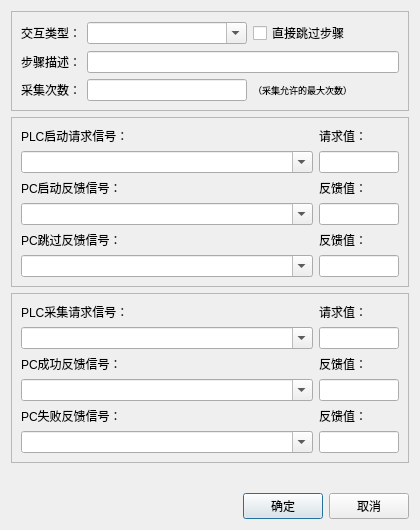
<?xml version="1.0" encoding="UTF-8"?>
<ui version="4.0">
 <class>DialogProcessStepData</class>
 <widget class="QDialog" name="DialogProcessStepData">
  <property name="geometry">
   <rect>
    <x>0</x>
    <y>0</y>
    <width>420</width>
    <height>530</height>
   </rect>
  </property>
  <property name="minimumSize">
   <size>
    <width>420</width>
    <height>530</height>
   </size>
  </property>
  <property name="windowTitle">
   <string>步骤参数</string>
  </property>
  <layout class="QVBoxLayout" name="verticalLayout">
   <item>
    <widget class="QFrame" name="frame_1">
     <property name="frameShape">
      <enum>QFrame::StyledPanel</enum>
     </property>
     <layout class="QFormLayout" name="formLayout">
      <item row="0" column="0">
       <widget class="QLabel" name="labelInteraction">
        <property name="text">
         <string>交互类型：</string>
        </property>
        <property name="alignment">
         <set>Qt::AlignRight|Qt::AlignTrailing|Qt::AlignVCenter</set>
        </property>
       </widget>
      </item>
      <item row="2" column="0">
       <widget class="QLabel" name="labelDescription">
        <property name="text">
         <string>步骤描述：</string>
        </property>
        <property name="alignment">
         <set>Qt::AlignRight|Qt::AlignTrailing|Qt::AlignVCenter</set>
        </property>
       </widget>
      </item>
      <item row="4" column="0">
       <widget class="QLabel" name="labelMaxMeasure">
        <property name="text">
         <string>采集次数：</string>
        </property>
       </widget>
      </item>
      <item row="0" column="1">
       <layout class="QHBoxLayout" name="horizontalLayout_2">
        <item>
         <widget class="QComboBox" name="comboInteraction">
          <property name="sizePolicy">
           <sizepolicy hsizetype="Fixed" vsizetype="Fixed">
            <horstretch>0</horstretch>
            <verstretch>0</verstretch>
           </sizepolicy>
          </property>
          <property name="minimumSize">
           <size>
            <width>160</width>
            <height>0</height>
           </size>
          </property>
          <property name="editable">
           <bool>true</bool>
          </property>
         </widget>
        </item>
        <item>
         <widget class="QCheckBox" name="checkIsDisabled">
          <property name="text">
           <string>直接跳过步骤</string>
          </property>
         </widget>
        </item>
        <item>
         <spacer name="horizontalSpacer">
          <property name="orientation">
           <enum>Qt::Horizontal</enum>
          </property>
          <property name="sizeHint" stdset="0">
           <size>
            <width>0</width>
            <height>0</height>
           </size>
          </property>
         </spacer>
        </item>
       </layout>
      </item>
      <item row="2" column="1">
       <layout class="QHBoxLayout" name="horizontalLayout_3">
        <item>
         <widget class="QLineEdit" name="editDescription"/>
        </item>
       </layout>
      </item>
      <item row="4" column="1">
       <layout class="QHBoxLayout" name="horizontalLayout_4">
        <item>
         <widget class="QLineEdit" name="editMaxMeasure">
          <property name="sizePolicy">
           <sizepolicy hsizetype="Fixed" vsizetype="Fixed">
            <horstretch>0</horstretch>
            <verstretch>0</verstretch>
           </sizepolicy>
          </property>
          <property name="minimumSize">
           <size>
            <width>160</width>
            <height>0</height>
           </size>
          </property>
          <property name="clearButtonEnabled">
           <bool>true</bool>
          </property>
         </widget>
        </item>
        <item>
         <widget class="QLabel" name="labelMaxCommet">
          <property name="sizePolicy">
           <sizepolicy hsizetype="Expanding" vsizetype="Preferred">
            <horstretch>0</horstretch>
            <verstretch>0</verstretch>
           </sizepolicy>
          </property>
          <property name="font">
           <font>
            <pointsize>7</pointsize>
           </font>
          </property>
          <property name="text">
           <string>（采集允许的最大次数）</string>
          </property>
          <property name="alignment">
           <set>Qt::AlignRight|Qt::AlignTrailing|Qt::AlignVCenter</set>
          </property>
         </widget>
        </item>
        <item>
         <spacer name="horizontalSpacer_3">
          <property name="orientation">
           <enum>Qt::Horizontal</enum>
          </property>
          <property name="sizeHint" stdset="0">
           <size>
            <width>40</width>
            <height>20</height>
           </size>
          </property>
         </spacer>
        </item>
       </layout>
      </item>
     </layout>
    </widget>
   </item>
   <item>
    <widget class="QFrame" name="frame_2">
     <property name="frameShape">
      <enum>QFrame::StyledPanel</enum>
     </property>
     <layout class="QGridLayout" name="gridLayout_2">
      <item row="4" column="1">
       <widget class="QLabel" name="labelSkipResponseValue">
        <property name="text">
         <string>反馈值：</string>
        </property>
       </widget>
      </item>
      <item row="3" column="0">
       <widget class="QComboBox" name="comboStartResponse">
        <property name="sizePolicy">
         <sizepolicy hsizetype="Expanding" vsizetype="Fixed">
          <horstretch>0</horstretch>
          <verstretch>0</verstretch>
         </sizepolicy>
        </property>
        <property name="editable">
         <bool>true</bool>
        </property>
       </widget>
      </item>
      <item row="4" column="0">
       <widget class="QLabel" name="labelSkipResponseItemID">
        <property name="text">
         <string>PC跳过反馈信号：</string>
        </property>
       </widget>
      </item>
      <item row="2" column="1">
       <widget class="QLabel" name="labelStartResponseValue">
        <property name="text">
         <string>反馈值：</string>
        </property>
       </widget>
      </item>
      <item row="5" column="0">
       <widget class="QComboBox" name="comboSkipResponse">
        <property name="sizePolicy">
         <sizepolicy hsizetype="Expanding" vsizetype="Fixed">
          <horstretch>0</horstretch>
          <verstretch>0</verstretch>
         </sizepolicy>
        </property>
        <property name="editable">
         <bool>true</bool>
        </property>
       </widget>
      </item>
      <item row="2" column="0">
       <widget class="QLabel" name="labelStartResponseItemID">
        <property name="text">
         <string>PC启动反馈信号：</string>
        </property>
       </widget>
      </item>
      <item row="1" column="1">
       <widget class="QLineEdit" name="editStartRequset">
        <property name="sizePolicy">
         <sizepolicy hsizetype="Fixed" vsizetype="Fixed">
          <horstretch>0</horstretch>
          <verstretch>0</verstretch>
         </sizepolicy>
        </property>
        <property name="maximumSize">
         <size>
          <width>80</width>
          <height>16777215</height>
         </size>
        </property>
       </widget>
      </item>
      <item row="1" column="0">
       <widget class="QComboBox" name="comboStartRequset">
        <property name="sizePolicy">
         <sizepolicy hsizetype="Expanding" vsizetype="Fixed">
          <horstretch>0</horstretch>
          <verstretch>0</verstretch>
         </sizepolicy>
        </property>
        <property name="editable">
         <bool>true</bool>
        </property>
        <property name="currentText">
         <string/>
        </property>
       </widget>
      </item>
      <item row="0" column="1">
       <widget class="QLabel" name="labelStartRequsetValue">
        <property name="text">
         <string>请求值：</string>
        </property>
       </widget>
      </item>
      <item row="3" column="1">
       <widget class="QLineEdit" name="editStartResponse">
        <property name="sizePolicy">
         <sizepolicy hsizetype="Fixed" vsizetype="Fixed">
          <horstretch>0</horstretch>
          <verstretch>0</verstretch>
         </sizepolicy>
        </property>
        <property name="maximumSize">
         <size>
          <width>80</width>
          <height>16777215</height>
         </size>
        </property>
       </widget>
      </item>
      <item row="5" column="1">
       <widget class="QLineEdit" name="editSkipResponse">
        <property name="sizePolicy">
         <sizepolicy hsizetype="Fixed" vsizetype="Fixed">
          <horstretch>0</horstretch>
          <verstretch>0</verstretch>
         </sizepolicy>
        </property>
        <property name="maximumSize">
         <size>
          <width>80</width>
          <height>16777215</height>
         </size>
        </property>
       </widget>
      </item>
      <item row="0" column="0">
       <widget class="QLabel" name="labelStartRequsetItemID">
        <property name="text">
         <string>PLC启动请求信号：</string>
        </property>
       </widget>
      </item>
     </layout>
    </widget>
   </item>
   <item>
    <widget class="QFrame" name="frame_3">
     <property name="frameShape">
      <enum>QFrame::StyledPanel</enum>
     </property>
     <layout class="QGridLayout" name="gridLayout">
      <item row="5" column="1">
       <widget class="QLabel" name="labelFailedResponseValue">
        <property name="text">
         <string>反馈值：</string>
        </property>
       </widget>
      </item>
      <item row="6" column="1">
       <widget class="QLineEdit" name="editFailedResponse">
        <property name="sizePolicy">
         <sizepolicy hsizetype="Fixed" vsizetype="Fixed">
          <horstretch>0</horstretch>
          <verstretch>0</verstretch>
         </sizepolicy>
        </property>
        <property name="maximumSize">
         <size>
          <width>80</width>
          <height>16777215</height>
         </size>
        </property>
       </widget>
      </item>
      <item row="4" column="1">
       <widget class="QLineEdit" name="editSuccessResponse">
        <property name="sizePolicy">
         <sizepolicy hsizetype="Fixed" vsizetype="Fixed">
          <horstretch>0</horstretch>
          <verstretch>0</verstretch>
         </sizepolicy>
        </property>
        <property name="maximumSize">
         <size>
          <width>80</width>
          <height>16777215</height>
         </size>
        </property>
       </widget>
      </item>
      <item row="3" column="1">
       <widget class="QLabel" name="labelSuccessResponseValue">
        <property name="text">
         <string>反馈值：</string>
        </property>
       </widget>
      </item>
      <item row="2" column="1">
       <widget class="QLineEdit" name="editMeasureRequest">
        <property name="sizePolicy">
         <sizepolicy hsizetype="Fixed" vsizetype="Fixed">
          <horstretch>0</horstretch>
          <verstretch>0</verstretch>
         </sizepolicy>
        </property>
        <property name="maximumSize">
         <size>
          <width>80</width>
          <height>16777215</height>
         </size>
        </property>
       </widget>
      </item>
      <item row="4" column="0">
       <widget class="QComboBox" name="comboSuccessResponse">
        <property name="sizePolicy">
         <sizepolicy hsizetype="Expanding" vsizetype="Fixed">
          <horstretch>0</horstretch>
          <verstretch>0</verstretch>
         </sizepolicy>
        </property>
        <property name="editable">
         <bool>true</bool>
        </property>
       </widget>
      </item>
      <item row="2" column="0">
       <widget class="QComboBox" name="comboMeasureRequest">
        <property name="sizePolicy">
         <sizepolicy hsizetype="Expanding" vsizetype="Fixed">
          <horstretch>0</horstretch>
          <verstretch>0</verstretch>
         </sizepolicy>
        </property>
        <property name="editable">
         <bool>true</bool>
        </property>
       </widget>
      </item>
      <item row="6" column="0">
       <widget class="QComboBox" name="comboFailedResponse">
        <property name="sizePolicy">
         <sizepolicy hsizetype="Expanding" vsizetype="Fixed">
          <horstretch>0</horstretch>
          <verstretch>0</verstretch>
         </sizepolicy>
        </property>
        <property name="editable">
         <bool>true</bool>
        </property>
       </widget>
      </item>
      <item row="5" column="0">
       <widget class="QLabel" name="labelFailedResponseItemID">
        <property name="text">
         <string>PC失败反馈信号：</string>
        </property>
       </widget>
      </item>
      <item row="3" column="0">
       <widget class="QLabel" name="labelSuccessResponseItemID">
        <property name="text">
         <string>PC成功反馈信号：</string>
        </property>
       </widget>
      </item>
      <item row="1" column="1">
       <widget class="QLabel" name="labelMeasureRequestValue">
        <property name="text">
         <string>请求值：</string>
        </property>
       </widget>
      </item>
      <item row="1" column="0">
       <widget class="QLabel" name="labelMeasureRequestItemID">
        <property name="text">
         <string>PLC采集请求信号：</string>
        </property>
       </widget>
      </item>
     </layout>
    </widget>
   </item>
   <item>
    <spacer name="verticalSpacer">
     <property name="orientation">
      <enum>Qt::Vertical</enum>
     </property>
     <property name="sizeHint" stdset="0">
      <size>
       <width>20</width>
       <height>40</height>
      </size>
     </property>
    </spacer>
   </item>
   <item>
    <layout class="QHBoxLayout" name="horizontalLayout">
     <item>
      <spacer name="horizontalSpacer_1">
       <property name="orientation">
        <enum>Qt::Horizontal</enum>
       </property>
       <property name="sizeHint" stdset="0">
        <size>
         <width>40</width>
         <height>20</height>
        </size>
       </property>
      </spacer>
     </item>
     <item>
      <widget class="QPushButton" name="buttonOK">
       <property name="minimumSize">
        <size>
         <width>80</width>
         <height>0</height>
        </size>
       </property>
       <property name="text">
        <string>确定</string>
       </property>
       <property name="icon">
        <iconset resource="../Resources/PCS.qrc">
         <normaloff>:/images/pngs/common_accept.png</normaloff>:/images/pngs/common_accept.png</iconset>
       </property>
      </widget>
     </item>
     <item>
      <widget class="QPushButton" name="buttonCancel">
       <property name="minimumSize">
        <size>
         <width>80</width>
         <height>0</height>
        </size>
       </property>
       <property name="text">
        <string>取消</string>
       </property>
       <property name="icon">
        <iconset resource="../Resources/PCS.qrc">
         <normaloff>:/images/pngs/common_reject.png</normaloff>:/images/pngs/common_reject.png</iconset>
       </property>
      </widget>
     </item>
    </layout>
   </item>
  </layout>
 </widget>
 <tabstops>
  <tabstop>comboStartRequset</tabstop>
  <tabstop>editStartRequset</tabstop>
  <tabstop>comboStartResponse</tabstop>
  <tabstop>editStartResponse</tabstop>
  <tabstop>comboSkipResponse</tabstop>
  <tabstop>editSkipResponse</tabstop>
  <tabstop>comboMeasureRequest</tabstop>
  <tabstop>editMeasureRequest</tabstop>
  <tabstop>comboSuccessResponse</tabstop>
  <tabstop>editSuccessResponse</tabstop>
  <tabstop>comboFailedResponse</tabstop>
  <tabstop>editFailedResponse</tabstop>
  <tabstop>buttonOK</tabstop>
  <tabstop>buttonCancel</tabstop>
 </tabstops>
 <resources>
  <include location="../Resources/PCS.qrc"/>
 </resources>
 <connections/>
</ui>
